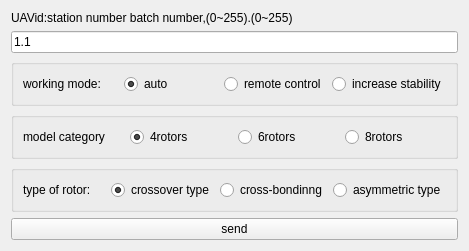
<?xml version="1.0" encoding="UTF-8"?>
<ui version="4.0">
 <class>CmdPlane</class>
 <widget class="QWidget" name="CmdPlane">
  <property name="geometry">
   <rect>
    <x>0</x>
    <y>0</y>
    <width>469</width>
    <height>229</height>
   </rect>
  </property>
  <property name="windowTitle">
   <string>Form</string>
  </property>
  <layout class="QVBoxLayout" name="verticalLayout">
   <item>
    <spacer name="verticalSpacer">
     <property name="orientation">
      <enum>Qt::Vertical</enum>
     </property>
     <property name="sizeHint" stdset="0">
      <size>
       <width>20</width>
       <height>41</height>
      </size>
     </property>
    </spacer>
   </item>
   <item>
    <widget class="QLabel" name="label_4">
     <property name="text">
      <string>UAVid:station number batch number,(0~255).(0~255)</string>
     </property>
    </widget>
   </item>
   <item>
    <widget class="QLineEdit" name="lineEditID">
     <property name="inputMask">
      <string/>
     </property>
     <property name="text">
      <string>1.1</string>
     </property>
     <property name="maxLength">
      <number>7</number>
     </property>
    </widget>
   </item>
   <item>
    <widget class="QGroupBox" name="groupBox">
     <property name="title">
      <string/>
     </property>
     <layout class="QHBoxLayout" name="horizontalLayout_6">
      <item>
       <layout class="QHBoxLayout" name="horizontalLayout_2">
        <item>
         <widget class="QLabel" name="label">
          <property name="text">
           <string>working mode:</string>
          </property>
         </widget>
        </item>
        <item>
         <widget class="QRadioButton" name="radioModeAuto">
          <property name="text">
           <string>auto</string>
          </property>
          <property name="checked">
           <bool>true</bool>
          </property>
         </widget>
        </item>
        <item>
         <widget class="QRadioButton" name="radioModeRemote">
          <property name="text">
           <string>remote control</string>
          </property>
         </widget>
        </item>
        <item>
         <widget class="QRadioButton" name="radioModeStability">
          <property name="text">
           <string>increase stability</string>
          </property>
         </widget>
        </item>
       </layout>
      </item>
     </layout>
    </widget>
   </item>
   <item>
    <widget class="QGroupBox" name="groupBox_2">
     <property name="title">
      <string/>
     </property>
     <layout class="QHBoxLayout" name="horizontalLayout_4">
      <item>
       <layout class="QHBoxLayout" name="horizontalLayout">
        <item>
         <widget class="QLabel" name="label_2">
          <property name="text">
           <string>model category</string>
          </property>
         </widget>
        </item>
        <item>
         <widget class="QRadioButton" name="radioRotor4">
          <property name="text">
           <string>4rotors</string>
          </property>
          <property name="checked">
           <bool>true</bool>
          </property>
         </widget>
        </item>
        <item>
         <widget class="QRadioButton" name="radioRotor6">
          <property name="text">
           <string>6rotors</string>
          </property>
         </widget>
        </item>
        <item>
         <widget class="QRadioButton" name="radioRotor8">
          <property name="text">
           <string>8rotors</string>
          </property>
         </widget>
        </item>
       </layout>
      </item>
     </layout>
    </widget>
   </item>
   <item>
    <widget class="QGroupBox" name="groupBox_3">
     <property name="title">
      <string/>
     </property>
     <layout class="QHBoxLayout" name="horizontalLayout_5">
      <item>
       <layout class="QHBoxLayout" name="horizontalLayout_3">
        <item>
         <widget class="QLabel" name="label_3">
          <property name="text">
           <string>type of rotor:</string>
          </property>
         </widget>
        </item>
        <item>
         <widget class="QRadioButton" name="radioRotorCross">
          <property name="text">
           <string>crossover type</string>
          </property>
          <property name="checked">
           <bool>true</bool>
          </property>
         </widget>
        </item>
        <item>
         <widget class="QRadioButton" name="radioRotorDecussation">
          <property name="text">
           <string>cross-bondinng</string>
          </property>
         </widget>
        </item>
        <item>
         <widget class="QRadioButton" name="radioRotorAsymmetry">
          <property name="text">
           <string>asymmetric type</string>
          </property>
         </widget>
        </item>
       </layout>
      </item>
     </layout>
    </widget>
   </item>
   <item>
    <widget class="QPushButton" name="pushButtonSend">
     <property name="text">
      <string>send</string>
     </property>
    </widget>
   </item>
   <item>
    <spacer name="verticalSpacer_2">
     <property name="orientation">
      <enum>Qt::Vertical</enum>
     </property>
     <property name="sizeHint" stdset="0">
      <size>
       <width>20</width>
       <height>40</height>
      </size>
     </property>
    </spacer>
   </item>
  </layout>
 </widget>
 <resources/>
 <connections/>
</ui>
